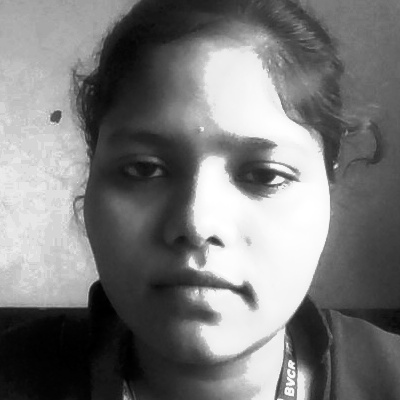
#> input picture TrainingImage/Bindu_226m1a4255/Bindu.226m1a4255.1.jpg, 400 x 400 px; its folder holds only this picture in this run
$ python train_image.py
#> lines starting #> are read from the running program, lines starting #| are printed output that depends on the picture
import os
import cv2
import numpy as np
import json


def train_model():
    """
    Train an LBPH face recognizer from images in the TrainingImage folder.

    Expected folder structure:
        TrainingImage/
            name_id/
                name.id.1.jpg
                name.id.2.jpg
                ...

    Output:
        TrainingImageLabel/Trainner.yml      - trained LBPH model
        TrainingImageLabel/id_mapping.json   - map numeric label -> original string ID
    """
    base_dir = os.path.dirname(os.path.abspath(__file__))
    images_root = os.path.join(base_dir, "TrainingImage")
    label_dir = os.path.join(base_dir, "TrainingImageLabel")

    if not os.path.exists(images_root):
        print(f"[ERROR] TrainingImage folder not found at: {images_root}")
        return 1

    os.makedirs(label_dir, exist_ok=True)

    face_cascade_path = os.path.join(base_dir, "haarcascade_default.xml")
    if not os.path.exists(face_cascade_path):
        print(f"[ERROR] Haarcascade file not found at: {face_cascade_path}")
        return 1

    face_cascade = cv2.CascadeClassifier(face_cascade_path)

    recognizer = cv2.face.LBPHFaceRecognizer_create()

    face_samples = []
    numeric_labels = []
    id_mapping = {}  # numeric_label (str) -> original string ID

    current_label = 0

    print("[INFO] Scanning TrainingImage folder for faces...")

    for folder_name in os.listdir(images_root):
        folder_path = os.path.join(images_root, folder_name)
        if not os.path.isdir(folder_path):
            continue

        # Expect folder like "name_id"
        parts = folder_name.split("_")
        if len(parts) < 2:
            print(f"[WARNING] Skipping folder without expected pattern 'name_id': {folder_name}")
            continue

        original_id = parts[-1]  # everything after last underscore is ID

        # Assign numeric label for this original_id if not already assigned
        if original_id not in id_mapping.values():
            id_mapping[str(current_label)] = str(original_id)
            numeric_id_for_folder = current_label
            current_label += 1
        else:
            # Find existing numeric label for this ID
            for num_label_str, orig_id in id_mapping.items():
                if orig_id == str(original_id):
                    numeric_id_for_folder = int(num_label_str)
                    break

        print(f"[INFO] Processing folder {folder_name} -> ID '{original_id}' (label {numeric_id_for_folder})")

        for filename in os.listdir(folder_path):
            if not (filename.lower().endswith(".jpg") or filename.lower().endswith(".png")):
                continue

            img_path = os.path.join(folder_path, filename)
            img = cv2.imread(img_path)
#> img is the input picture: shape (400, 400, 3); min 0, max 255, mean 121.6
            if img is None:
                print(f"[WARNING] Could not read image: {img_path}")
                continue

            gray = cv2.cvtColor(img, cv2.COLOR_BGR2GRAY)
            gray = cv2.equalizeHist(gray)
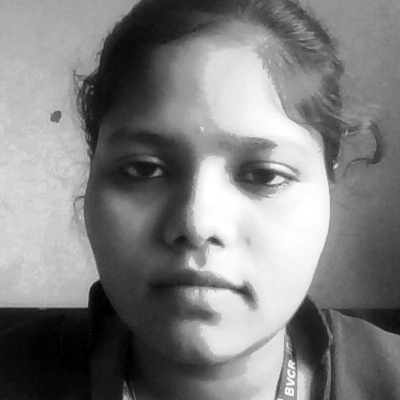
#> gray: shape (400, 400); min 0, max 255, mean 127.7

            faces = face_cascade.detectMultiScale(gray, 1.3, 5, minSize=(30, 30))
#> faces = [[62, 58, 290, 290]]
            if len(faces) == 0:
                print(f"[WARNING] No face detected in image: {img_path}")
                continue

            for (x, y, w, h) in faces:
                # Slight padding around face
                padding_x = int(w * 0.1)
                padding_y = int(h * 0.1)
                x_pad = max(0, x - padding_x)
                y_pad = max(0, y - padding_y)
                w_pad = w + 2 * padding_x
                h_pad = h + 2 * padding_y

                roi = gray[y_pad:y_pad + h_pad, x_pad:x_pad + w_pad]
                if roi.size == 0:
                    continue

                face_samples.append(roi)
                numeric_labels.append(numeric_id_for_folder)
#> this loop made 1 pass
#> (x, y, w, h, padding_x, padding_y, x_pad, y_pad) on pass 1: (62, 58, 290, 290, 29, 29, 33, 29)
#> pass 1, in train_model, `roi = gray[y_pad:y_pad + h_pad, x_pad:x_pad + w_pad]`:
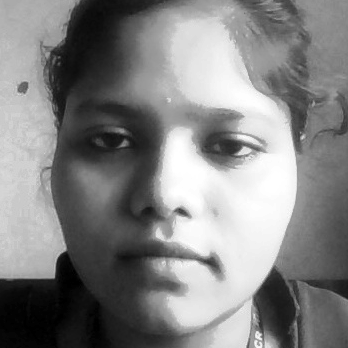
#> roi: shape (348, 348); min 0, max 255, mean 131.2
#> after the loop, face_samples = 1 item; numeric_labels = [0]
#> pass 2 of the loop in train_model, `for folder_name in os.listdir(images_root):`:
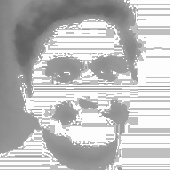
#> input picture TrainingImage/Ganapathi_226m1a4224/Ganapathi.226m1a4224.1.jpg, 170 x 170 px
#> in train_model, img is the input picture: shape (170, 170, 3); min 95, max 255, mean 189.1
#> in train_model, `gray = cv2.equalizeHist(gray)`:
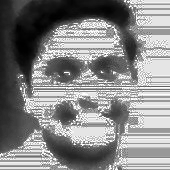
#> gray: shape (170, 170); min 0, max 255, mean 133.7
#> faces = [[18, 16, 135, 135]]
#> the loop in train_model, `for (x, y, w, h) in faces:` made 1 pass
#> (x, y, w, h, padding_x, padding_y, x_pad, y_pad) on pass 1: (18, 16, 135, 135, 13, 13, 5, 3)
#> pass 1, in train_model, `roi = gray[y_pad:y_pad + h_pad, x_pad:x_pad + w_pad]`:
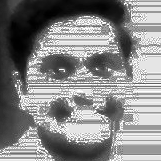
#> roi: shape (161, 161); min 0, max 255, mean 134.5
#> after the loop in train_model, `for (x, y, w, h) in faces:`: face_samples = 2 items; numeric_labels = [0, 1]

    if not face_samples:
        print("[ERROR] No valid face samples found. Make sure you have captured images.")
        return 1

    print(f"[INFO] Training model with {len(face_samples)} samples...")
#> (printed output is left out)
    recognizer.train(face_samples, np.array(numeric_labels))

    model_path = os.path.join(label_dir, "Trainner.yml")
    recognizer.save(model_path)
    print(f"[INFO] Model saved to {model_path}")

    mapping_path = os.path.join(label_dir, "id_mapping.json")
    with open(mapping_path, "w") as f:
        json.dump(id_mapping, f, indent=2)
    print(f"[INFO] ID mapping saved to {mapping_path}")

    print("[SUCCESS] Training completed successfully.")
    return 0


if __name__ == "__main__":
    exit_code = train_model()
    raise SystemExit(exit_code)
#> (the program exits here)
